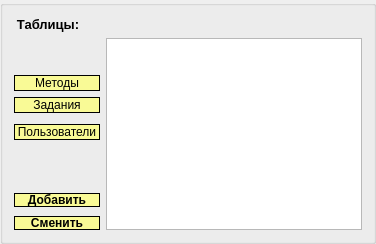
     <widget class="QGroupBox" name="groupBox_8">
      <property name="styleSheet">
       <string notr="true">QGroupBox#groupBox_8
 {
	border: 2px solid #000000;
	
	background-color: rgb(250, 250, 210);
	
}</string>
      </property>
      <property name="title">
       <string/>
      </property>
      <layout class="QGridLayout" name="gridLayout_16" rowstretch="7,93" columnstretch="20,80">
       <item row="0" column="0" colspan="2">
        <layout class="QHBoxLayout" name="horizontalLayout_25" stretch="20,80">
         <item>
          <widget class="QLabel" name="label_71">
           <property name="sizePolicy">
            <sizepolicy hsizetype="Ignored" vsizetype="Preferred">
             <horstretch>0</horstretch>
             <verstretch>0</verstretch>
            </sizepolicy>
           </property>
           <property name="font">
            <font>
             <pointsize>10</pointsize>
             <weight>75</weight>
             <bold>true</bold>
            </font>
           </property>
           <property name="text">
            <string>Таблицы:</string>
           </property>
           <property name="alignment">
            <set>Qt::AlignCenter</set>
           </property>
          </widget>
         </item>
         <item>
          <widget class="QLabel" name="label_72">
           <property name="font">
            <font>
             <pointsize>10</pointsize>
             <weight>75</weight>
             <bold>true</bold>
            </font>
           </property>
           <property name="text">
            <string/>
           </property>
           <property name="alignment">
            <set>Qt::AlignCenter</set>
           </property>
          </widget>
         </item>
        </layout>
       </item>
       <item row="1" column="0">
        <layout class="QVBoxLayout" name="verticalLayout_13" stretch="20,35,25,20">
         <item>
          <spacer name="verticalSpacer_8">
           <property name="orientation">
            <enum>Qt::Vertical</enum>
           </property>
           <property name="sizeHint" stdset="0">
            <size>
             <width>20</width>
             <height>40</height>
            </size>
           </property>
          </spacer>
         </item>
         <item>
          <layout class="QVBoxLayout" name="verticalLayout_11" stretch="23,23,8,23">
           <item>
            <widget class="QPushButton" name="pushButton_2">
             <property name="sizePolicy">
              <sizepolicy hsizetype="Minimum" vsizetype="Ignored">
               <horstretch>0</horstretch>
               <verstretch>0</verstretch>
              </sizepolicy>
             </property>
             <property name="styleSheet">
              <string notr="true">QPushButton {
	background-color: rgb(249, 250, 150);
border: 1px solid #000000;
border-radius: 20px;
} 
QPushButton::hover { 
	
	background-color: rgb(227, 227, 136);
} 
QPushButton::pressed {
 border: 3px solid #000000;
}</string>
             </property>
             <property name="text">
              <string>Методы
решения</string>
             </property>
            </widget>
           </item>
           <item>
            <widget class="QPushButton" name="pushButton_12">
             <property name="sizePolicy">
              <sizepolicy hsizetype="Minimum" vsizetype="Ignored">
               <horstretch>0</horstretch>
               <verstretch>0</verstretch>
              </sizepolicy>
             </property>
             <property name="styleSheet">
              <string notr="true">QPushButton {
	background-color: rgb(249, 250, 150);
border: 1px solid #000000;
border-radius: 20px;
} 
QPushButton::hover { 
	
	background-color: rgb(227, 227, 136);
} 
QPushButton::pressed {
 border: 3px solid #000000;
}</string>
             </property>
             <property name="text">
              <string>Задания</string>
             </property>
            </widget>
           </item>
           <item>
            <spacer name="verticalSpacer_5">
             <property name="orientation">
              <enum>Qt::Vertical</enum>
             </property>
             <property name="sizeHint" stdset="0">
              <size>
               <width>20</width>
               <height>40</height>
              </size>
             </property>
            </spacer>
           </item>
           <item>
            <widget class="QPushButton" name="pushButton_10">
             <property name="sizePolicy">
              <sizepolicy hsizetype="Minimum" vsizetype="Ignored">
               <horstretch>0</horstretch>
               <verstretch>0</verstretch>
              </sizepolicy>
             </property>
             <property name="styleSheet">
              <string notr="true">QPushButton {
	background-color: rgb(249, 250, 150);
border: 1px solid #000000;
border-radius: 20px;
} 
QPushButton::hover { 
	
	background-color: rgb(227, 227, 136);
} 
QPushButton::pressed {
 border: 3px solid #000000;
}</string>
             </property>
             <property name="text">
              <string>Пользователи</string>
             </property>
            </widget>
           </item>
          </layout>
         </item>
         <item>
          <spacer name="verticalSpacer_7">
           <property name="orientation">
            <enum>Qt::Vertical</enum>
           </property>
           <property name="sizeHint" stdset="0">
            <size>
             <width>20</width>
             <height>40</height>
            </size>
           </property>
          </spacer>
         </item>
         <item>
          <layout class="QVBoxLayout" name="verticalLayout_12" stretch="45,10,45">
           <item>
            <widget class="QPushButton" name="pushButton_8">
             <property name="sizePolicy">
              <sizepolicy hsizetype="Minimum" vsizetype="Ignored">
               <horstretch>0</horstretch>
               <verstretch>0</verstretch>
              </sizepolicy>
             </property>
             <property name="font">
              <font>
               <weight>75</weight>
               <bold>true</bold>
              </font>
             </property>
             <property name="styleSheet">
              <string notr="true">QPushButton {
	background-color: rgb(249, 250, 150);
border: 1px solid #000000;
border-radius: 20px;
} 
QPushButton::hover { 
	
	background-color: rgb(227, 227, 136);
} 
QPushButton::pressed {
 border: 3px solid #000000;
}</string>
             </property>
             <property name="text">
              <string>Добавить</string>
             </property>
            </widget>
           </item>
           <item>
            <spacer name="verticalSpacer_6">
             <property name="orientation">
              <enum>Qt::Vertical</enum>
             </property>
             <property name="sizeHint" stdset="0">
              <size>
               <width>20</width>
               <height>40</height>
              </size>
             </property>
            </spacer>
           </item>
           <item>
            <widget class="QPushButton" name="pushButton_9">
             <property name="sizePolicy">
              <sizepolicy hsizetype="Minimum" vsizetype="Ignored">
               <horstretch>0</horstretch>
               <verstretch>0</verstretch>
              </sizepolicy>
             </property>
             <property name="font">
              <font>
               <weight>75</weight>
               <bold>true</bold>
              </font>
             </property>
             <property name="styleSheet">
              <string notr="true">QPushButton {
	background-color: rgb(249, 250, 150);
border: 1px solid #000000;
border-radius: 20px;
} 
QPushButton::hover { 
	
	background-color: rgb(227, 227, 136);
} 
QPushButton::pressed {
 border: 3px solid #000000;
}</string>
             </property>
             <property name="text">
              <string>Сменить
пользователя</string>
             </property>
            </widget>
           </item>
          </layout>
         </item>
        </layout>
       </item>
       <item row="1" column="1">
        <widget class="QTableView" name="tableView"/>
       </item>
      </layout>
     </widget>
